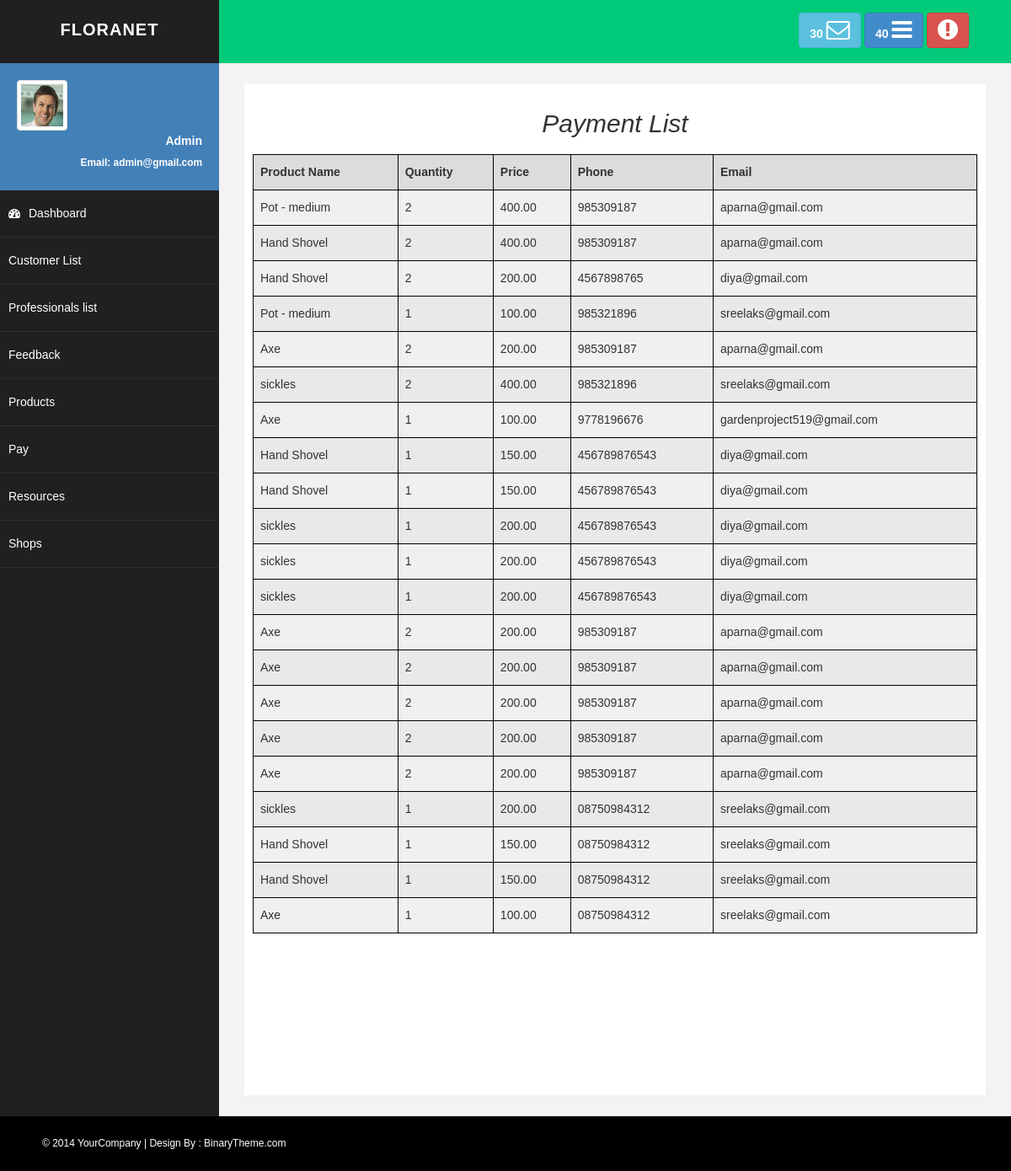
Page /paymentlist/ on the committed database.
### garden_app/models.py (models this page shows, shortened)
class pay(models.Model):
    prod_name = models.CharField(max_length=100)
    quantity = models.IntegerField()  # Store as integer
    price = models.DecimalField(max_digits=10, decimal_places=2)  # Store as decimal
    phone = models.CharField(max_length=10)
    email = models.EmailField(max_length=100)

### garden_app/views.py (the view)
# urls.py: path('paymentlist/',views.paymentlist,name='paymentlist'),
def paymentlist(request):
    payment = pay.objects.all()
    return render(request,'paymentlist.html',{'payment':payment})

### garden_app/templates/paymentlist.html (shortened to what this page needs)
{% extends 'admin_dash.html' %}
{% block content %}
<!DOCTYPE html>
<html lang="en">
<head>
</head>
<body>
    <h2>Payment List</h2>
    <table>
        <thead>
            <tr>
                <th scope="col">Product Name</th>
                <th scope="col">Quantity </th>
                <th scope="col">Price</th>
                <th scope="col">Phone</th>
                <th scope="col">Email</th>
            </tr>
            <tbody>
                {% for p in payment %}
                <tr>
                    <td>{{ p.prod_name }}</td>
                    <td>{{ p.quantity }}</td>
                    <td>{{ p.price }}</td>
                    <td>{{ p.phone }}</td>
                    <td>{{ p.email }}</td>
                </tr>
                {% endfor %}
                </tbody>
        </thead>
    </table>
</body>
</html>
{% endblock %}

### garden_app/static/asset/css/basic.css (style rules this page uses)
body { font-family: 'Open Sans', sans-serif; line-height:25px; }

### garden_app/templates/paymentlist.html (style rules this page uses)
body { background-color: #c9f0cc; font-family: Arial, sans-serif; display: block; }
h2 { text-align: center; font-style: italic; }
table { border: 1px dotted black; width: 100%; border-collapse: collapse; background-color: #f0f0f0; margin-top: 20px; }
th, td { border: 1px solid black; padding: 8px; text-align: left; }
th { background-color: #dcdcdc; }
tbody tr:nth-child(even) { background-color: #e9e9e9; }

### rows in the picture
pay: prod_name "Pot - medium", quantity "2", price "400.00", phone "985309187", email "aparna@gmail.com"
pay: prod_name "Hand Shovel", quantity "2", price "400.00", phone "985309187", email "aparna@gmail.com"
pay: prod_name "Hand Shovel", quantity "2", price "200.00", phone "4567898765", email "diya@gmail.com"
pay: prod_name "Pot - medium", quantity "1", price "100.00", phone "985321896", email "sreelaks@gmail.com"
pay: prod_name "Axe", quantity "2", price "200.00", phone "985309187", email "aparna@gmail.com"
pay: prod_name "sickles", quantity "2", price "400.00", phone "985321896", email "sreelaks@gmail.com"
pay: prod_name "Axe", quantity "1", price "100.00", phone "9778196676", email "gardenproject519@gmail.com"
pay: prod_name "Hand Shovel", quantity "1", price "150.00", phone "456789876543", email "diya@gmail.com"
pay: prod_name "Hand Shovel", quantity "1", price "150.00", phone "456789876543", email "diya@gmail.com"
pay: prod_name "sickles", quantity "1", price "200.00", phone "456789876543", email "diya@gmail.com"
pay: prod_name "sickles", quantity "1", price "200.00", phone "456789876543", email "diya@gmail.com"
pay: prod_name "sickles", quantity "1", price "200.00", phone "456789876543", email "diya@gmail.com"
pay: prod_name "Axe", quantity "2", price "200.00", phone "985309187", email "aparna@gmail.com"
pay: prod_name "Axe", quantity "2", price "200.00", phone "985309187", email "aparna@gmail.com"
pay: prod_name "Axe", quantity "2", price "200.00", phone "985309187", email "aparna@gmail.com"
pay: prod_name "Axe", quantity "2", price "200.00", phone "985309187", email "aparna@gmail.com"
pay: prod_name "Axe", quantity "2", price "200.00", phone "985309187", email "aparna@gmail.com"
pay: prod_name "sickles", quantity "1", price "200.00", phone "08750984312", email "sreelaks@gmail.com"
pay: prod_name "Hand Shovel", quantity "1", price "150.00", phone "08750984312", email "sreelaks@gmail.com"
pay: prod_name "Hand Shovel", quantity "1", price "150.00", phone "08750984312", email "sreelaks@gmail.com"
pay: prod_name "Axe", quantity "1", price "100.00", phone "08750984312", email "sreelaks@gmail.com"
